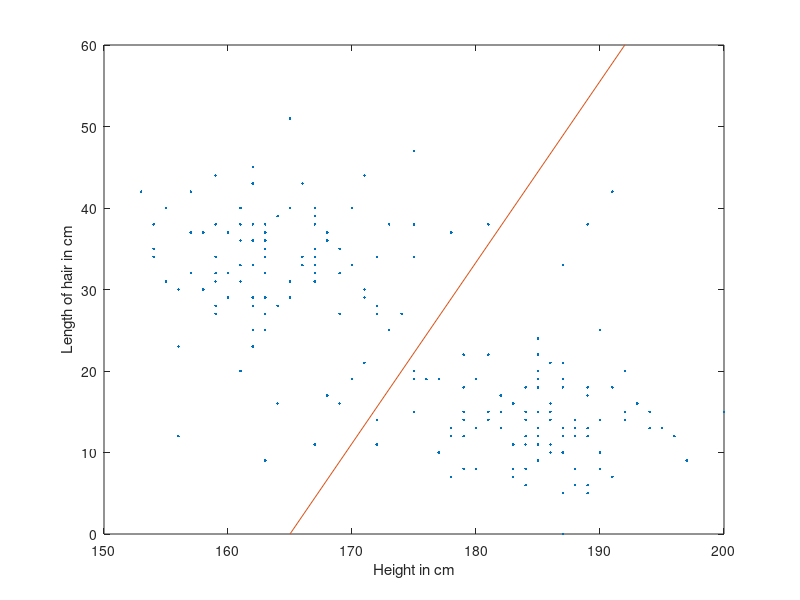

Reproduce this figure in MATLAB.
function assignment2()
load('lab1_2.mat');
figure(3);
plot(measurements(:,1),measurements(:,2),'.'); hold on;
plot([165,192],[0,60]);
xlabel('Height in cm');
ylabel('Length of hair in cm');
hold off;
end